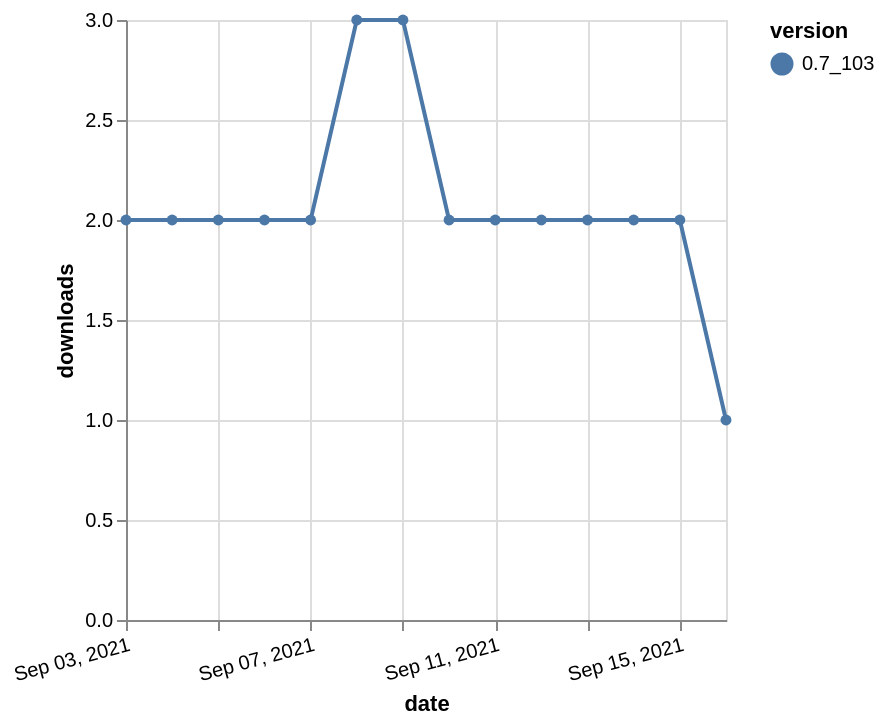

This figure's Vega-Lite source:
### Vega-Lite specification from a JSON file in a GitHub repository (floating-point values rounded to 4 significant figures)
{"$schema": "https://vega.github.io/schema/vega-lite/v5.json", "description": "A simple bar chart with embedded data.", "data": {"values": [{"date": "2021-09-03", "total": 2773, "delta": 2, "version": "0.7_103"}, {"date": "2021-09-04", "total": 2775, "delta": 2, "version": "0.7_103"}, {"date": "2021-09-05", "total": 2777, "delta": 2, "version": "0.7_103"}, {"date": "2021-09-06", "total": 2779, "delta": 2, "version": "0.7_103"}, {"date": "2021-09-07", "total": 2781, "delta": 2, "version": "0.7_103"}, {"date": "2021-09-08", "total": 2784, "delta": 3, "version": "0.7_103"}, {"date": "2021-09-09", "total": 2787, "delta": 3, "version": "0.7_103"}, {"date": "2021-09-10", "total": 2789, "delta": 2, "version": "0.7_103"}, {"date": "2021-09-11", "total": 2791, "delta": 2, "version": "0.7_103"}, {"date": "2021-09-12", "total": 2793, "delta": 2, "version": "0.7_103"}, {"date": "2021-09-13", "total": 2795, "delta": 2, "version": "0.7_103"}, {"date": "2021-09-14", "total": 2797, "delta": 2, "version": "0.7_103"}, {"date": "2021-09-15", "total": 2799, "delta": 2, "version": "0.7_103"}, {"date": "2021-09-16", "total": 2800, "delta": 1, "version": "0.7_103"}]}, "width": "container", "mark": {"type": "line", "point": {"filled": true}}, "encoding": {"x": {"field": "date", "type": "temporal", "timeUnit": "yearmonthdate", "title": "date", "axis": {"labelAngle": -15}}, "y": {"field": "delta", "type": "quantitative", "title": "downloads"}, "color": {"field": "version", "type": "nominal"}, "tooltip": {"field": "delta"}}}
